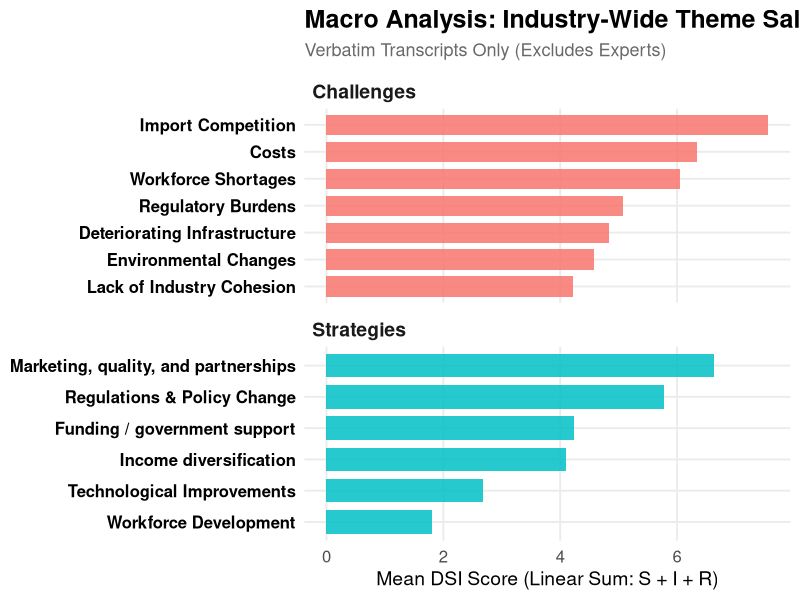
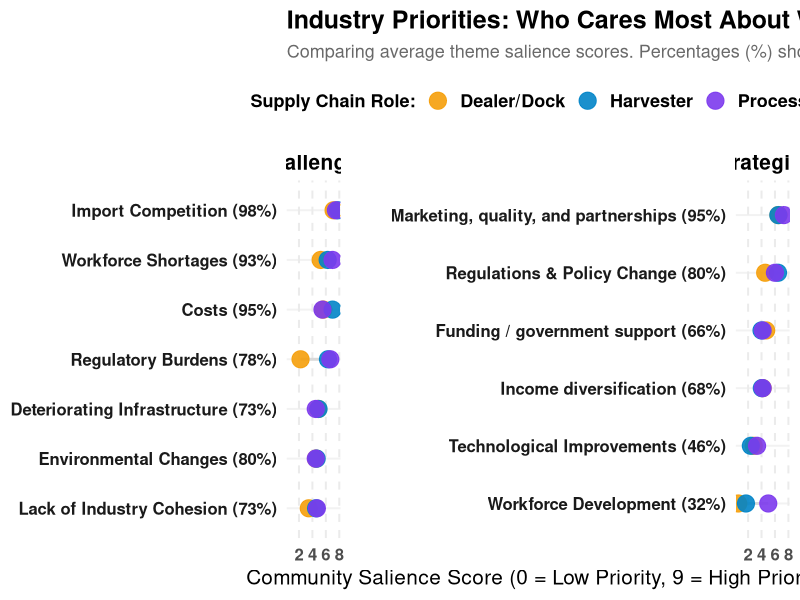
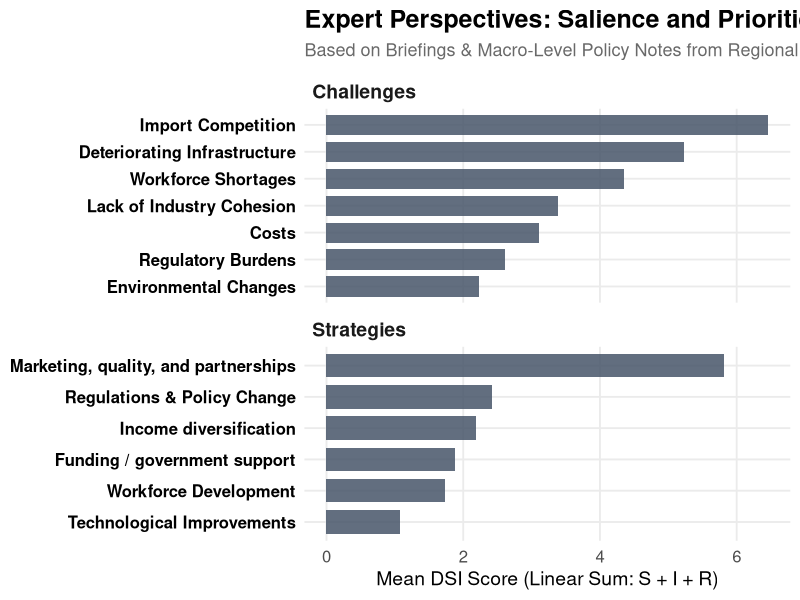
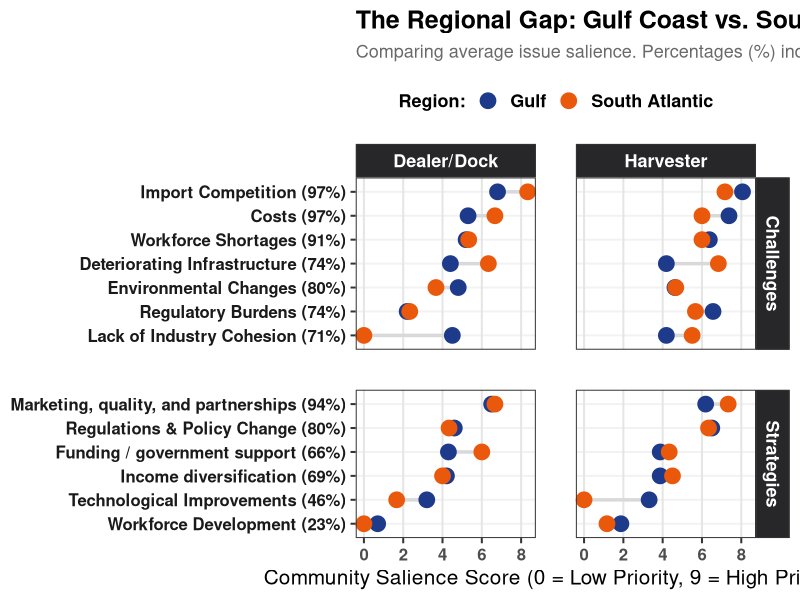

Reproduce these figures in R, in order.
# ==============================================================================
# SHRIMP INDUSTRY SALIENCE ANALYSIS SCRIPT
# Metrics: DSI = Linear Sum (S + I + R) & Prevalence (% of documents present)
# ==============================================================================

# 1. LOAD PACKAGES & DATA
library(tidyverse)

# Load data (adjust file path as necessary)
df_raw <- read.csv("data/Salience scores for all interviews3.csv", encoding = "latin1")

# Clean up column spaces and add Macro-Region classifications
df_clean <- df_raw %>%
  select(Document_ID, Document_Type, Integrated, Cohort, State, Theme_Category, Parent_Code, S, I, R, DSI) %>%
  mutate(
    # Clean leading/trailing spaces from text columns
    Parent_Code = trimws(Parent_Code),
    Cohort = trimws(Cohort),
    Document_Type = trimws(Document_Type),
    State = trimws(State),
    Theme_Category = trimws(Theme_Category),
    # Ensure scores are numeric
    S = as.numeric(S),
    I = as.numeric(I),
    R = as.numeric(R),
    DSI = as.numeric(DSI),
    # Map Macro-Regions
    Macro_Region = case_when(
      State %in% c("AL", "FL", "LA", "MS", "TX") ~ "Gulf",
      State %in% c("GA", "NC", "SC") ~ "South Atlantic",
      TRUE ~ "Unknown"
    )
  )


v_int = df_clean %>% 
  subset(Integrated == "Yes") 


print(unique(v_int$Document_ID))

# ==============================================================================
# PHASE 1: MACRO ANALYSIS (Supply Chain Transcripts Only, No Experts)
# ==============================================================================
cat("\n--- RUNNING PHASE 1: MACRO ANALYSIS ---\n")

macro_data <- df_clean %>%
  filter(Document_Type == "Transcript" & Cohort != "Expert") %>%
  group_by(Theme_Category, Parent_Code) %>%
  summarize(
    Mean_DSI = mean(DSI, na.rm = TRUE),
    Prevalence_Pct = mean(DSI > 0, na.rm = TRUE) * 100,
    .groups = "drop"
  ) %>%
  arrange(Theme_Category, desc(Mean_DSI))

print(macro_data)

# Visualization: Macro Trends
p1 <- ggplot(macro_data, aes(x = reorder(Parent_Code, Mean_DSI), y = Mean_DSI, fill = Theme_Category)) +
  geom_bar(stat = "identity", alpha = 0.85, width = 0.75) +
  coord_flip() +
  facet_wrap(~Theme_Category, scales = "free_y", ncol = 1) +
  labs(
    title = "Macro Analysis: Industry-Wide Theme Salience",
    subtitle = "Verbatim Transcripts Only (Excludes Experts)",
    x = NULL,
    y = "Mean DSI Score (Linear Sum: S + I + R)"
  ) +
  theme_minimal(base_size = 14) + # Scaled up base size
  theme(
    legend.position = "none",
    plot.title = element_text(face = "bold", size = 18),
    plot.subtitle = element_text(color = "dimgray", size = 13, margin = margin(b = 10)),
    axis.text.y = element_text(face = "bold", color = "black", size = 12), # Prominent labels
    axis.text.x = element_text(size = 12),
    strip.text = element_text(face = "bold", size = 14, hjust = 0),
    panel.grid.minor = element_blank()
  )

ggsave("plots/01_macro_industry_trends2.png", plot = p1, width = 9, height = 8, dpi = 300)

# ==============================================================================
# PHASE 2: COHORT ANALYSIS (Supply Chain Transcripts Only)
# ==============================================================================
cat("\n--- RUNNING PHASE 2: COHORT ANALYSIS ---\n")

# Re-calculate cohort data but append global prevalence to the row labels
cohort_summary_with_prev <- df_clean %>%
  filter(Document_Type == "Transcript" & Cohort != "Expert") %>%
  # Group globally first to calculate prevalence percentages
  group_by(Parent_Code) %>%
  mutate(Global_Prev = round(mean(DSI > 0, na.rm = TRUE) * 100)) %>%
  ungroup() %>%
  # Create a clean label combining name and percentage
  mutate(Label_With_Prev = paste0(Parent_Code, " (", Global_Prev, "%)")) %>%
  # Now group by cohort for the final scores
  group_by(Cohort, Theme_Category, Label_With_Prev) %>%
  summarize(Mean_DSI = mean(DSI, na.rm = TRUE), .groups = "drop")

p2_updated <- ggplot(cohort_summary_with_prev, aes(x = Mean_DSI, y = reorder(Label_With_Prev, Mean_DSI))) +
  geom_line(aes(group = Label_With_Prev), color = "gray85", size = 1) +
  geom_point(aes(color = Cohort), size = 5.5, alpha = 0.9) + # Slightly larger dots to balance text
  facet_wrap(~Theme_Category, scales = "free_y", ncol = 2) +
  scale_color_manual(values = c("Harvester" = "#0284c7", "Processor" = "#7c3aed", "Dealer/Dock" = "#f59e0b")) +
  labs(
    title = "Industry Priorities: Who Cares Most About What?",
    subtitle = "Comparing average theme salience scores. Percentages (%) show how many stakeholders raised the topic.",
    x = "Community Salience Score (0 = Low Priority, 9 = High Priority)",
    y = NULL,
    color = "Supply Chain Role:"
  ) +
  theme_minimal(base_size = 15) + # Scaled up base size
  theme(
    plot.title = element_text(face = "bold", size = 18),
    plot.subtitle = element_text(color = "dimgray", size = 13, margin = margin(b = 12)),
    strip.text = element_text(face = "bold", size = 15, color = "black"),
    axis.text.y = element_text(face = "bold", color = "gray10", size = 12), # Bold y-axis labels
    axis.text.x = element_text(size = 12, face = "bold"),
    legend.position = "top",
    legend.text = element_text(face = "bold", size = 13),
    legend.title = element_text(face = "bold", size = 13),
    panel.grid.major.x = element_line(color = "gray92", linetype = "dashed"),
    panel.grid.major.y = element_line(color = "gray95"),
    panel.grid.minor = element_blank(),
    panel.spacing = unit(2.5, "lines")
  )

ggsave("plots/02_cohort_priority_track2.png", plot = p2_updated, width = 13, height = 7, dpi = 300)

# ==============================================================================
# PHASE 3: EXPERT CONCERNS AND IDEAS (Expert Notes Only)
# ==============================================================================
cat("\n--- RUNNING PHASE 3: EXPERT ANALYSIS ---\n")

expert_data <- df_clean %>%
  filter(Cohort == "Expert") %>%
  group_by(Theme_Category, Parent_Code) %>%
  summarize(
    Mean_DSI = mean(DSI, na.rm = TRUE),
    Prevalence_Pct = mean(DSI > 0, na.rm = TRUE) * 100,
    .groups = "drop"
  ) %>%
  arrange(Theme_Category, desc(Mean_DSI))

print(expert_data)

# Visualization: Expert Profile
p3 <- ggplot(expert_data, aes(x = reorder(Parent_Code, Mean_DSI), y = Mean_DSI, fill = Theme_Category)) +
  geom_bar(stat = "identity", fill = "#475569", alpha = 0.85, width = 0.75) +
  coord_flip() +
  facet_wrap(~Theme_Category, scales = "free_y", ncol = 1) +
  labs(
    title = "Expert Perspectives: Salience and Priorities",
    subtitle = "Based on Briefings & Macro-Level Policy Notes from Regional Experts",
    x = NULL,
    y = "Mean DSI Score (Linear Sum: S + I + R)"
  ) +
  theme_minimal(base_size = 14) +
  theme(
    legend.position = "none",
    plot.title = element_text(face = "bold", size = 18),
    plot.subtitle = element_text(color = "dimgray", size = 13, margin = margin(b = 10)),
    axis.text.y = element_text(face = "bold", color = "black", size = 12),
    axis.text.x = element_text(size = 12),
    strip.text = element_text(face = "bold", size = 14, hjust = 0),
    panel.grid.minor = element_blank()
  )

ggsave("plots/03_expert_priorities_profile2.png", plot = p3, width = 9, height = 8, dpi = 300)

# ==============================================================================
# PHASE 4: REGIONAL TRENDS BY COHORT (Gulf vs. South Atlantic)
# ==============================================================================
cat("\n--- RUNNING PHASE 4: REGIONAL TRENDS BY COHORT ---\n")

# ==============================================================================
# PLOT 4: REGIONAL TRENDS DUMBBELL PLOT (Harvesters & Docks, No Processors)
# Incorporates clear prevalence rates directly into public-facing labels.
# ==============================================================================

# 1. Calculate global theme prevalence to ensure unique strings per row
regional_summary_with_prev <- df_clean %>%
  filter(Document_Type == "Transcript" & !Cohort %in% c("Expert", "Processor")) %>%
  # Group globally by theme to get one universal percentage per row
  group_by(Parent_Code) %>%
  mutate(Global_Prev = round(mean(DSI > 0, na.rm = TRUE) * 100)) %>%
  ungroup() %>%
  # Combine name and percentage into a single static string
  mutate(Label_With_Prev = paste0(Parent_Code, " (", Global_Prev, "%)")) %>%
  # Group by cohort and region for the final dumbbell points
  group_by(Cohort, Theme_Category, Macro_Region, Label_With_Prev) %>%
  summarize(Mean_DSI = mean(DSI, na.rm = TRUE), .groups = "drop")

# 2. Generate the single-row dumbbell matrix
p4_updated <- ggplot(regional_summary_with_prev) +
  geom_line(aes(x = Mean_DSI, y = reorder(Label_With_Prev, Mean_DSI), group = Label_With_Prev), 
            color = "gray85", size = 1.2) +
  geom_point(aes(x = Mean_DSI, y = Label_With_Prev, color = Macro_Region), size = 5) + # Larger dots
  facet_grid(Theme_Category ~ Cohort, scales = "free_y", space = "free_y") +
  scale_color_manual(values = c("Gulf" = "#1e3a8a", "South Atlantic" = "#ea580c")) +
  labs(
    title = "The Regional Gap: Gulf Coast vs. South Atlantic",
    subtitle = "Comparing average issue salience. Percentages (%) indicate industry-wide topic prevalence.",
    x = "Community Salience Score (0 = Low Priority, 9 = High Priority)",
    y = NULL,
    color = "Region:"
  ) +
  theme_bw(base_size = 15) + # Scaled up base size
  theme(
    plot.title = element_text(face = "bold", size = 18),
    plot.subtitle = element_text(color = "dimgray", size = 13, margin = margin(b = 12)),
    strip.text = element_text(face = "bold", size = 13, color = "white"),
    strip.background = element_rect(fill = "#27272a"),
    axis.text.y = element_text(face = "bold", color = "gray10", size = 12), # High readability theme tracking
    axis.text.x = element_text(size = 12, face = "bold"),
    legend.position = "top",
    legend.text = element_text(face = "bold", size = 13),
    legend.title = element_text(face = "bold", size = 13),
    panel.grid.major.y = element_line(color = "gray95"),
    panel.grid.major.x = element_line(color = "gray90"),
    panel.grid.minor = element_blank(),
    panel.spacing = unit(2, "lines")
  )

ggsave("plots/04_regional_gap_matrix2.png", plot = p4_updated, width = 13, height = 8, dpi = 300)

# ==============================================================================
# END OF SCRIPT 
# ==============================================================================
